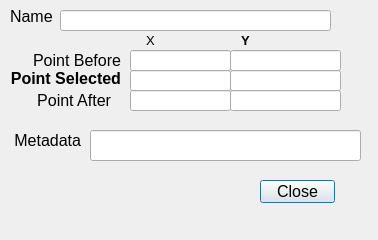
<?xml version="1.0" encoding="UTF-8"?>
<ui version="4.0">
 <class>DataViewDialog</class>
 <widget class="QDialog" name="DataViewDialog">
  <property name="geometry">
   <rect>
    <x>0</x>
    <y>0</y>
    <width>378</width>
    <height>240</height>
   </rect>
  </property>
  <property name="windowTitle">
   <string>Data Points</string>
  </property>
  <widget class="QPushButton" name="closePushButton">
   <property name="geometry">
    <rect>
     <x>260</x>
     <y>180</y>
     <width>75</width>
     <height>23</height>
    </rect>
   </property>
   <property name="font">
    <font>
     <pointsize>12</pointsize>
    </font>
   </property>
   <property name="text">
    <string>Close</string>
   </property>
  </widget>
  <widget class="QLineEdit" name="nameLineEdit">
   <property name="geometry">
    <rect>
     <x>60</x>
     <y>10</y>
     <width>271</width>
     <height>21</height>
    </rect>
   </property>
   <property name="font">
    <font>
     <pointsize>12</pointsize>
    </font>
   </property>
   <property name="readOnly">
    <bool>true</bool>
   </property>
  </widget>
  <widget class="QLabel" name="nameLabel">
   <property name="geometry">
    <rect>
     <x>10</x>
     <y>10</y>
     <width>47</width>
     <height>13</height>
    </rect>
   </property>
   <property name="font">
    <font>
     <pointsize>12</pointsize>
    </font>
   </property>
   <property name="text">
    <string>Name</string>
   </property>
  </widget>
  <widget class="QLabel" name="xLabel">
   <property name="geometry">
    <rect>
     <x>100</x>
     <y>30</y>
     <width>101</width>
     <height>20</height>
    </rect>
   </property>
   <property name="font">
    <font>
     <pointsize>10</pointsize>
    </font>
   </property>
   <property name="text">
    <string>X</string>
   </property>
   <property name="alignment">
    <set>Qt::AlignCenter</set>
   </property>
  </widget>
  <widget class="QLabel" name="xLabel_2">
   <property name="geometry">
    <rect>
     <x>200</x>
     <y>30</y>
     <width>91</width>
     <height>20</height>
    </rect>
   </property>
   <property name="font">
    <font>
     <pointsize>10</pointsize>
     <weight>75</weight>
     <bold>true</bold>
    </font>
   </property>
   <property name="text">
    <string>Y</string>
   </property>
   <property name="alignment">
    <set>Qt::AlignCenter</set>
   </property>
  </widget>
  <widget class="QLineEdit" name="ptBeforeYLineEdit">
   <property name="geometry">
    <rect>
     <x>230</x>
     <y>50</y>
     <width>111</width>
     <height>21</height>
    </rect>
   </property>
   <property name="font">
    <font>
     <pointsize>12</pointsize>
    </font>
   </property>
  </widget>
  <widget class="QLineEdit" name="ptBeforeXLineEdit">
   <property name="geometry">
    <rect>
     <x>130</x>
     <y>50</y>
     <width>101</width>
     <height>21</height>
    </rect>
   </property>
   <property name="font">
    <font>
     <pointsize>12</pointsize>
    </font>
   </property>
   <property name="readOnly">
    <bool>true</bool>
   </property>
  </widget>
  <widget class="QLabel" name="label">
   <property name="geometry">
    <rect>
     <x>0</x>
     <y>50</y>
     <width>121</width>
     <height>20</height>
    </rect>
   </property>
   <property name="font">
    <font>
     <pointsize>12</pointsize>
    </font>
   </property>
   <property name="text">
    <string>Point Before</string>
   </property>
   <property name="alignment">
    <set>Qt::AlignRight|Qt::AlignTrailing|Qt::AlignVCenter</set>
   </property>
  </widget>
  <widget class="QLabel" name="label_2">
   <property name="geometry">
    <rect>
     <x>0</x>
     <y>70</y>
     <width>121</width>
     <height>16</height>
    </rect>
   </property>
   <property name="font">
    <font>
     <pointsize>12</pointsize>
     <weight>75</weight>
     <bold>true</bold>
    </font>
   </property>
   <property name="text">
    <string>Point Selected</string>
   </property>
   <property name="alignment">
    <set>Qt::AlignRight|Qt::AlignTrailing|Qt::AlignVCenter</set>
   </property>
  </widget>
  <widget class="QLineEdit" name="ptSelectedXLineEdit">
   <property name="geometry">
    <rect>
     <x>130</x>
     <y>70</y>
     <width>101</width>
     <height>21</height>
    </rect>
   </property>
   <property name="font">
    <font>
     <pointsize>12</pointsize>
    </font>
   </property>
   <property name="readOnly">
    <bool>true</bool>
   </property>
  </widget>
  <widget class="QLineEdit" name="ptSelectedYLineEdit">
   <property name="geometry">
    <rect>
     <x>230</x>
     <y>70</y>
     <width>111</width>
     <height>21</height>
    </rect>
   </property>
   <property name="font">
    <font>
     <pointsize>12</pointsize>
    </font>
   </property>
  </widget>
  <widget class="QLabel" name="label_3">
   <property name="geometry">
    <rect>
     <x>0</x>
     <y>90</y>
     <width>111</width>
     <height>20</height>
    </rect>
   </property>
   <property name="font">
    <font>
     <pointsize>12</pointsize>
    </font>
   </property>
   <property name="text">
    <string>Point After</string>
   </property>
   <property name="alignment">
    <set>Qt::AlignRight|Qt::AlignTrailing|Qt::AlignVCenter</set>
   </property>
  </widget>
  <widget class="QLineEdit" name="ptAfterXLineEdit">
   <property name="geometry">
    <rect>
     <x>130</x>
     <y>90</y>
     <width>101</width>
     <height>21</height>
    </rect>
   </property>
   <property name="font">
    <font>
     <pointsize>12</pointsize>
    </font>
   </property>
   <property name="readOnly">
    <bool>true</bool>
   </property>
  </widget>
  <widget class="QLineEdit" name="ptAfterYLineEdit">
   <property name="geometry">
    <rect>
     <x>230</x>
     <y>90</y>
     <width>111</width>
     <height>21</height>
    </rect>
   </property>
   <property name="font">
    <font>
     <pointsize>12</pointsize>
    </font>
   </property>
  </widget>
  <widget class="QLineEdit" name="metadataLineEdit">
   <property name="geometry">
    <rect>
     <x>90</x>
     <y>130</y>
     <width>271</width>
     <height>31</height>
    </rect>
   </property>
   <property name="font">
    <font>
     <pointsize>12</pointsize>
    </font>
   </property>
   <property name="readOnly">
    <bool>true</bool>
   </property>
  </widget>
  <widget class="QLabel" name="label_4">
   <property name="geometry">
    <rect>
     <x>0</x>
     <y>130</y>
     <width>81</width>
     <height>20</height>
    </rect>
   </property>
   <property name="font">
    <font>
     <pointsize>12</pointsize>
    </font>
   </property>
   <property name="text">
    <string>Metadata</string>
   </property>
   <property name="alignment">
    <set>Qt::AlignRight|Qt::AlignTrailing|Qt::AlignVCenter</set>
   </property>
  </widget>
 </widget>
 <resources/>
 <connections/>
</ui>
